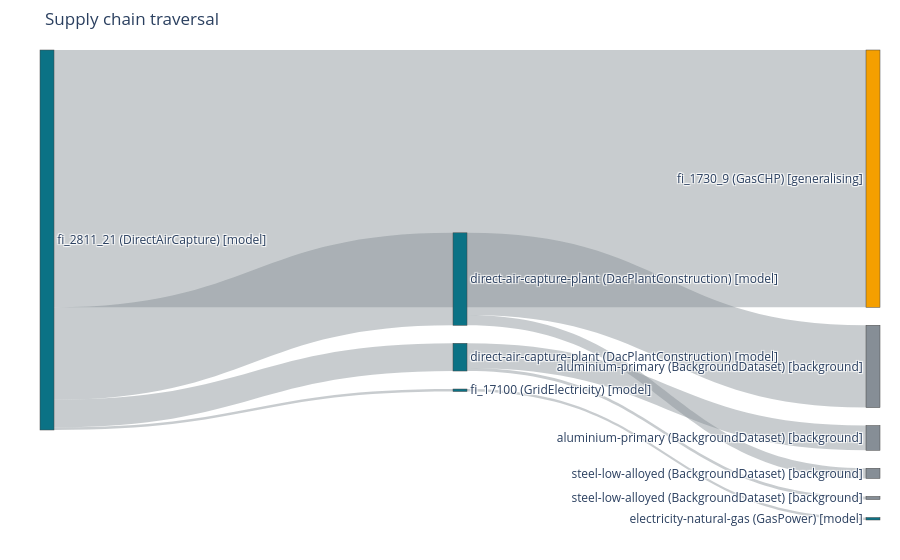

Notebook code cell kept with this figure:
### Markdown cell above
The 5000 MJ cutoff is now a node tagged `[proxy: product: fi_1730_9 -> fi_1730]`,
and `report.proxies` says exactly what was asked and what was answered. The
steel and aluminium are tagged `[background: unit_process, incomplete]` — the
pack holds those datasets' *direct* exchanges only, so their own upstream is
missing, and the report says so rather than presenting a clean number.

Two things this chain deliberately does **not** do. The wind, hydro and
gas-share products are trailrunner's own invented IRIs, not vocabulary concepts,
so the product dimension cannot relax them and they stay cutoffs. And the
background pack has no electricity dataset on purpose: a grid-mix unit process
delegates its combustion upstream, so borrowing one would have answered a
kilowatt hour with a plausible-looking near-zero. A visible cutoff is better.

**We concede on purpose, along a declared hierarchy, and we log it.**

### Code cell
from trailrunner import viz
from trailrunner.assessment import Method, assess

# IPCC AR6 GWP100, stated here rather than read from a background database:
# the mapping from a gas to its warming potential is a fact about the gas.
GWP100 = Method(
    rows=[
        {"flow_iri": "https://vocab.sentier.dev/flows/co2-fossil", "flow_unit": "kg",
         "location": "GLO", "cf": 1.0},
        {"flow_iri": "https://vocab.sentier.dev/flows/ch4-fossil", "flow_unit": "kg",
         "location": "GLO", "cf": 29.8},
        {"flow_iri": "https://vocab.sentier.dev/flows/n2o", "flow_unit": "kg",
         "location": "GLO", "cf": 273.0},
        # The DAC model's uptake flow. The amount is already negative.
        {"flow_iri": dac.CO2_AIR, "flow_unit": "kg", "location": "GLO", "cf": 1.0},
    ],
    unit="kg CO2-eq",
    name="IPCC AR6 GWP100",
    hierarchy=HIERARCHY,
)

assessment = assess(report, GWP100)
sankey_figure = viz.sankey(report, assessment=assessment)
sankey_figure

### Figure 1 — Plotly figure (JSON) as saved in the notebook; plotly's stock layout.template omitted (floating-point values rounded to 4 significant figures)
{"data": [{"link": {"color": "rgba(134,142,150,0.45)", "source": [0, 0, 0, 0, 2, 3, 3, 4, 4], "target": [1, 2, 3, 4, 5, 6, 7, 8, 9], "value": [283.9, 2.767, 30.61, 102.0, 2.767, 3.37, 27.24, 11.23, 90.81]}, "node": {"color": ["#0b7285", "#f59f00", "#0b7285", "#0b7285", "#0b7285", "#0b7285", "#868e96", "#868e96", "#868e96", "#868e96"], "label": ["fi_2811_21 (DirectAirCapture) [model]", "fi_1730_9 (GasCHP) [generalising]", "fi_17100 (GridElectricity) [model]", "direct-air-capture-plant (DacPlantConstruction) [model]", "direct-air-capture-plant (DacPlantConstruction) [model]", "electricity-natural-gas (GasPower) [model]", "steel-low-alloyed (BackgroundDataset) [background]", "aluminium-primary (BackgroundDataset) [background]", "steel-low-alloyed (BackgroundDataset) [background]", "aluminium-primary (BackgroundDataset) [background]"], "pad": 18, "thickness": 14}, "type": "sankey"}], "layout": {"margin": {"b": 40, "l": 40, "r": 20, "t": 50}, "paper_bgcolor": "rgba(0,0,0,0)", "plot_bgcolor": "rgba(0,0,0,0)", "title": {"text": "Supply chain traversal"}}}
